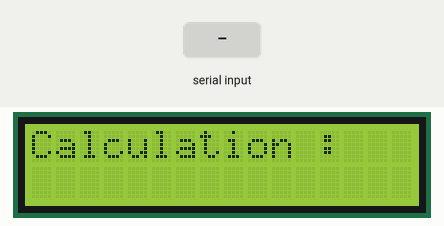
Simulated run of this sketch. Board: Arduino Uno, built with avr-gcc and run on an emulated ATmega328P. On the bench: 16×2 character LCD. The test bench sets the inputs (shaded band). What the sketch prints to the serial monitor is not drawn.

Above: at 2.2 s.
2.3 s: "90,45\n" received over Serial
At 2.7 s:
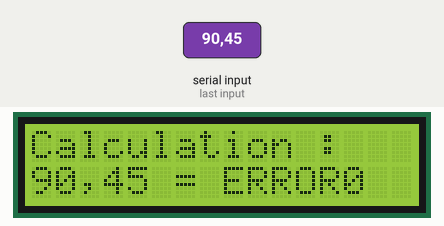
5.3 s: "0\n" received over Serial
At 7.5 s:
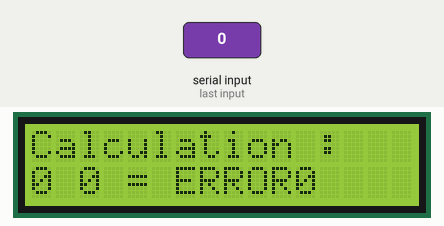
7.8 s: "+" received over Serial
At 10.6 s:
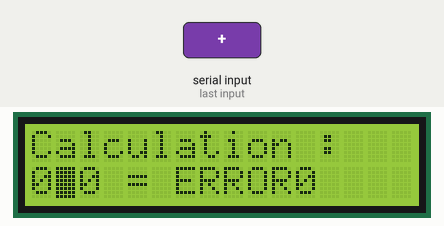
10.8 s: "-" received over Serial
At 11.3 s:
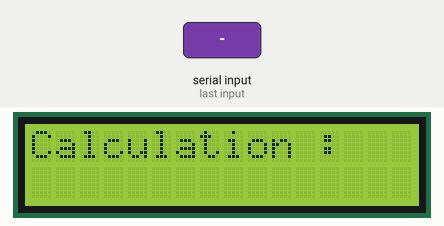
Timing chart, 0 to 13.8 s (numbered marks = the images above; inputs shaded):
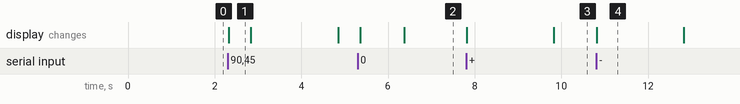

The sketch:

LCD_Calculator0.ino
```cpp
#include <LiquidCrystal_I2C.h>


#include <Wire.h>
LiquidCrystal_I2C lcd(0x27, 16, 2); //LCD의 이름,주소,크기를 설정합니다
int num1 = 0;    // 정수형 num1변수를 만들고 초기값을 0으로 설정합니다
int num2 = 0;    // 정수형 num2변수를 만들고 초기값을 0으로 설정합니다
int result = 0;  // 정수형 result변수를 만들고 초기값을 0으로 설정합니다
char sign = 0;  // 문자형 sign변수를 만들고 초기값을 0으로 설정합니다
boolean flag = 1;

void setup() {
  Serial.begin(9600);    //시리얼 통신속도를 설정합니다
  Wire.begin();
  lcd.init();            //LCD를 초기화 합니다
  lcd.backlight();        //LCD의벡라이트를 켭니다
  lcd.setCursor(0, 0);    //커서의 위치를 0,0위치에 놓습니다.
  lcd.print("Calculation :");  //""안의 문자열을 출력합니다.
  delay(1000);
}

void loop() {
  while(Serial.available()){  //아두이노로 전송된 시리얼 버퍼에 데이터가 있다면
      if(!flag) {
        calReset();
        flag = 1;
      }
      lcd.setCursor(0,1);   //커서의 위치를 0, 1위치에 놓습니다.
      num1 = Serial.parseInt();  //입력값을 정수값으로 전달합니다.
      sign = Serial.read();      //입력값을 아스키값으로 전달합니다.
      num2 = Serial.parseInt();  //입력값을 정수값으로 전달합니다.

      lcd.print(num1);
      lcd.print(sign);
      lcd.print(num2);            //화면에 입력받은 값을 출력합니다.
      lcd.print(" = ");

      Serial.print(num1);
      Serial.print(sign);
      Serial.print(num2);
      Serial.print(" = ");
     // Serial.flush();

      switch(sign){
        case '+' :  //sign이 +일 경우 +계산
            result = num1 + num2;
            break;
        case '-' :    //sign이 -일 경우 -계산
            result = num1 - num2;
            break;
        case '*' :    //sign이 *일 경우 *계산
            result = num1 * num2;
            break;
        case '/' :    //sign이 /일 경우 /계산
            result = (double)num1 / num2;
            break;
        case '%' :    //sign이 %일 경우 %계산
            result = num1 % num2;
            break;
        case 0 :
            lcd.print("                ");
            break;
        default :    //아무것도 해당안되면 에러메시지
            lcd.print("ERROR");
            result = '\0';
            break;
      }
      lcd.print(result);

      Serial.println(result);
      delay(500);
      flag = 0;
  }
}

void calReset(){
  num1 = 0;
  num2 = 0;
  sign = 0;
  lcd.setCursor(0,1);
  lcd.print("                "); //result값이 겹쳐서 출력되는것을 방지하기위해
}
```

Measured:
- after the input at 2.3 s, the display: changes at once (image 1)
- after the input at 5.3 s, the display: first changes after 0.06 s (image 2 shows a later state)
- after the input at 7.8 s, the display: first changes at once (image 3 shows a later state)
- after the input at 10.8 s, the display: changes at once (image 4)
- what the display in image 1 shows lasts 0.5 s, from 2.3 s to 2.8 s
- what the display in image 4 shows lasts 2.0 s, from 10.8 s to 12.8 s
